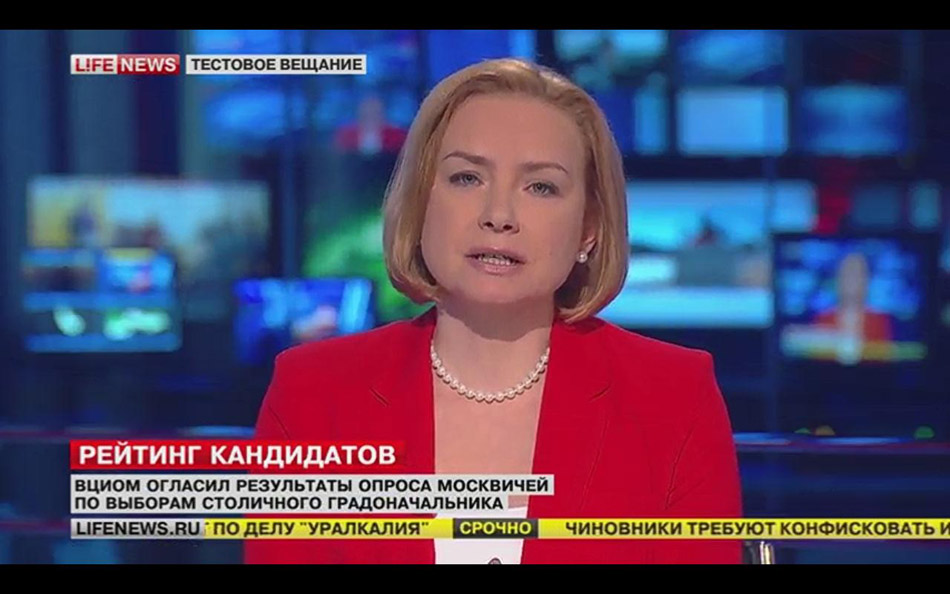
#> input picture snapshots/news2.jpg, 950 x 594 px, found by its file name
$ python opencv-sample.py   (older library calls are emulated)
#> lines starting #> are read from the running program, lines starting #| are printed output that depends on the picture; after the words box and inside, x2 and y2 are one past the last pixel; in counts of white or black regions, pixels touching at a corner belong together
import cv2
import numpy as np

face_cascade = cv2.CascadeClassifier('cascades/haarcascade_frontalface_default.xml')
mouth_cascade = cv2.CascadeClassifier('cascades/haarcascade_mcs_mouth.xml')
# mouth_cascade = cv2.CascadeClassifier('cascades/Mouth.xml')

# img = cv2.imread('snapshots/post-nauka.jpg')
# img = cv2.imread('snapshots/news1.jpg')
img = cv2.imread('snapshots/news2.jpg')
#> img is the input picture: shape (594, 950, 3); mean B, G, R 98, 68.1, 79.2
# img = cv2.imread('snapshots/news3.png')
# img = cv2.imread('snapshots/portret.jpg')

gray = cv2.cvtColor(img, cv2.COLOR_BGR2GRAY)
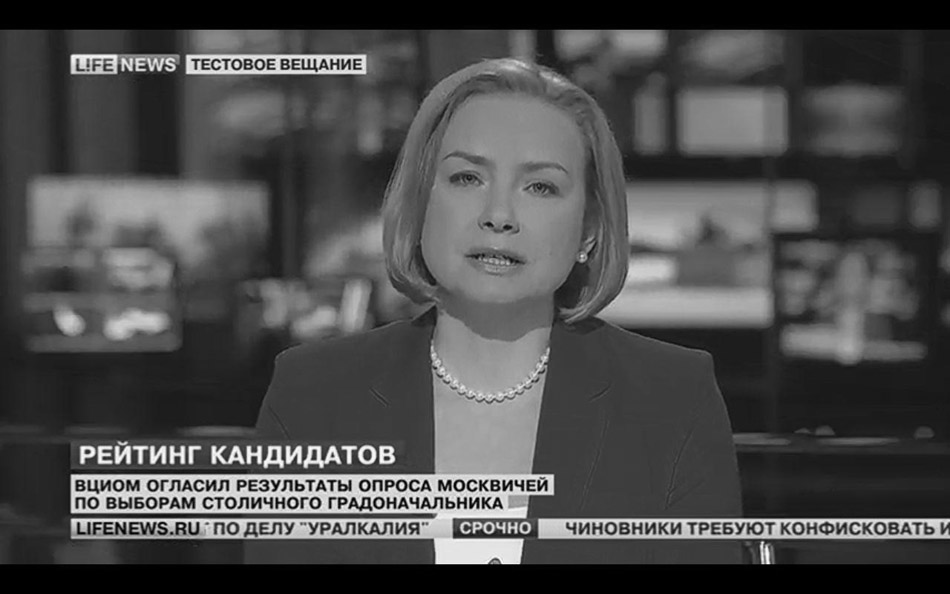
#> gray: shape (594, 950); min 0, max 254, mean 74.8

cv2.imshow('img in gray', gray)
# cv2.waitKey(0)
# cv2.destroyAllWindows()

faces = face_cascade.detectMultiScale(
    gray,
    scaleFactor=1.05,
    minNeighbors=5
    # minSize=(30, 30),
    # flags=cv2.cv.CV_HAAR_SCALE_IMAGE
)
#> faces = [[397, 98, 212, 212]]
# print(faces)
# print(type(faces))

if isinstance(faces, tuple) or faces.shape[0] == 0:
    print('No faces found')
    exit(1)

if faces.shape[0] > 1:
    print('Too many faces!! Found {0} faces'.format(faces.shape[0]))
    exit(1)

for (x, y, w, h) in faces:
    cv2.rectangle(img, (x, y), (x + w, y + h), (255, 0, 0), 2)
    roi_gray_face = gray[y:y+h, x:x+w]
    # roi_color = img[y:y + h, x:x + w]
    mouths = mouth_cascade.detectMultiScale(
        roi_gray_face,
        scaleFactor=1.5,
        minNeighbors=10
    )

    cv2.imshow('face', roi_gray_face)
    # cv2.waitKey(0)
    # cv2.destroyAllWindows()

# print("Found {0} mouths!".format(len(mouths)))

    print(mouths)
    # print(type(mouths))

    if isinstance(mouths, tuple) or mouths.shape[0] == 0:
        print('No mouths found')
        exit(1)

    if mouths.shape[0] > 1:
        print('Too many mouths!! Found {0} mouths'.format(mouths.shape[0]))
        exit(1)

    for (x_m, y_m, w_m, h_m) in mouths:
        cv2.rectangle(img, (x_m, y_m), (x_m + w_m, y_m + h_m), (255, 0, 0), 2)
        roi_gray_mouth = roi_gray_face[y_m:y_m+h_m, x_m:x_m+w_m]

        cv2.imwrite('out/img1.jpg', roi_gray_mouth)
        # roi_color = img[y:y + h, x:x + w]

        cv2.imshow('mouth', roi_gray_mouth)
        cv2.waitKey(0)
        cv2.destroyAllWindows()
#> this loop made 1 pass
#> (x, y, w, h, mouths) on pass 1: (397, 98, 212, 212, [[57, 143, 84, 51]])
#| [[ 57 143  84  51]]
#> pass 1, `roi_gray_face = gray[y:y+h, x:x+w]`:
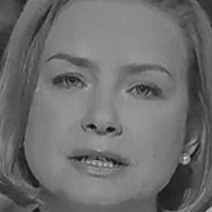
#> roi_gray_face: shape (212, 212); min 12, max 213, mean 109.8
#> pass 1, `cv2.imwrite('out/img1.jpg', roi_gray_mouth)`:
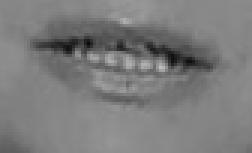
#> saved as img1.jpg: shape (51, 84) (shown 3 times larger); min 12, max 191, mean 124.2
#> after the loop:
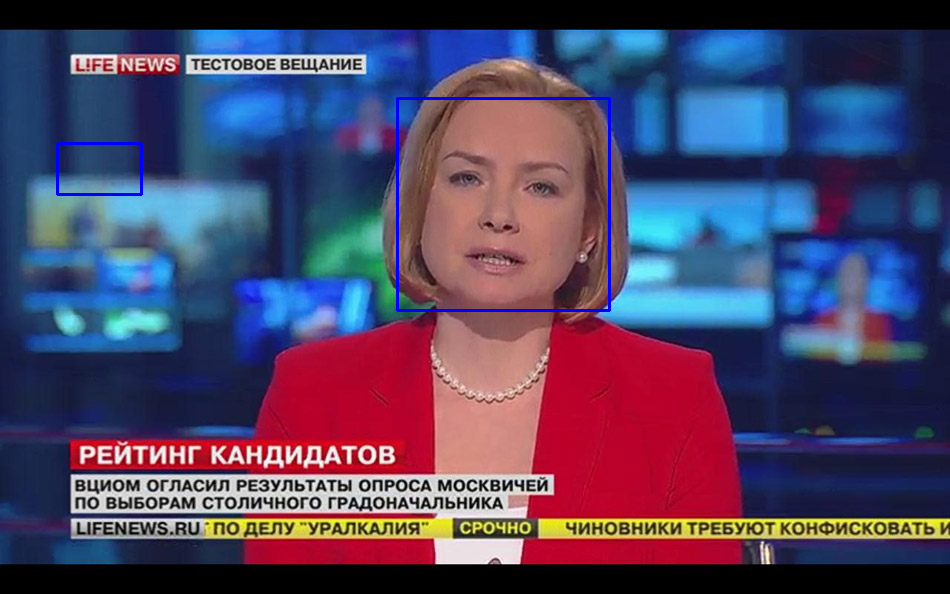
#> img: shape (594, 950, 3); 0.59% of pixels changed, all inside (x1, y1, x2, y2) = (56, 97, 611, 312)

# cv2.imshow('the whole image', img)
# cv2.waitKey(0)
# cv2.destroyAllWindows()

$ run again, with snapshots/news3.png saved as snapshots/news2.jpg
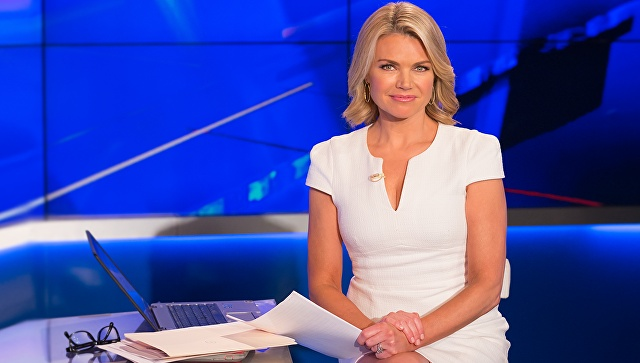
#> input picture snapshots/news3.png, 640 x 363 px, found by its file name
#> img is the input picture: shape (363, 640, 3); mean B, G, R 168.2, 80.7, 71.8
#> faces = [[367, 39, 75, 75]]
#> the loop `for (x, y, w, h) in faces:` made 1 pass
#> (x, y, w, h, mouths) on pass 1: (367, 39, 75, 75, [[24, 54, 25, 15]])
#> (printed output is left out)
#> pass 1, `roi_gray_face = gray[y:y+h, x:x+w]`:
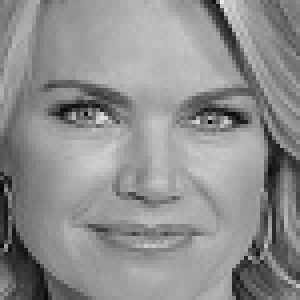
#> roi_gray_face: shape (75, 75) (shown 4 times larger); min 6, max 233, mean 142
#> after the loop `for (x, y, w, h) in faces:`:
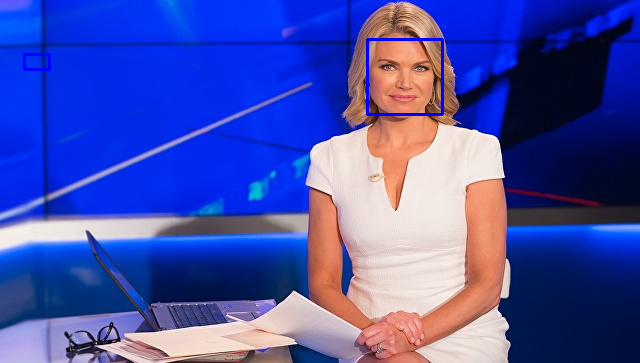
#> img: shape (363, 640, 3); 0.49% of pixels changed, all inside (x1, y1, x2, y2) = (23, 38, 444, 116)
